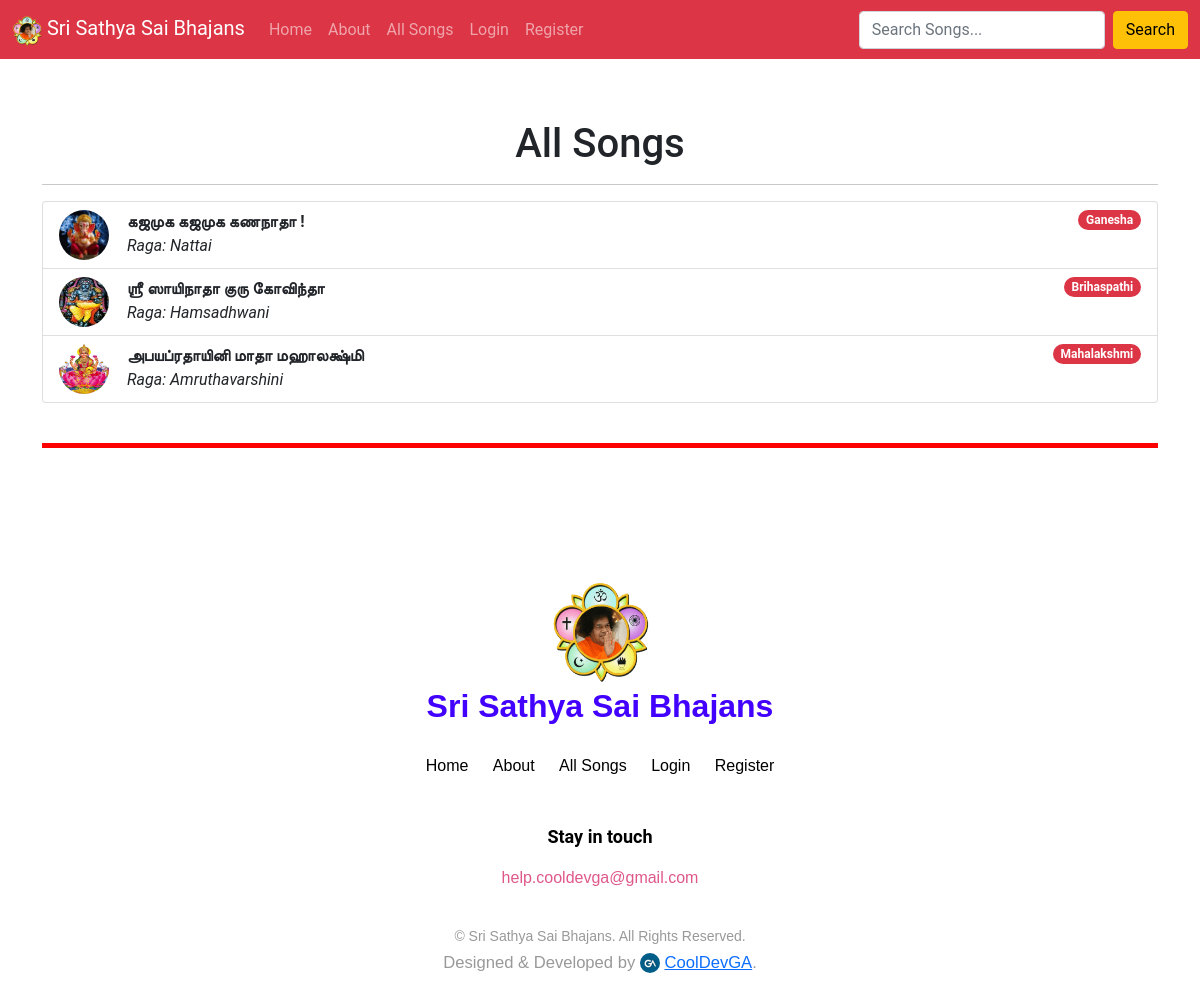
/song/all/, run on the app's committed database.
### home/models.py (models this page shows, shortened)
class Song(models.Model):
    id = models.AutoField(primary_key=True)
    name = models.CharField(max_length=255)
    description = models.TextField()
    Raaga = models.ForeignKey(Raaga, on_delete=models.CASCADE, default=1)
    sort_filter = models.ForeignKey(SortFilter, on_delete=models.CASCADE)
    audio_file = models.FileField(upload_to='media/songs', max_length=10000)
    god = models.ForeignKey(God, on_delete=models.CASCADE, default=1)
    lyrics_pdf = models.FileField(upload_to='lyrics', max_length=1000000000, null=True)
    favourite = models.ManyToManyField(User, related_name='favourite', default=None, blank=True)

class God(models.Model):
     name = models.CharField(max_length=255)
     description = models.TextField()
     image = models.ImageField(upload_to="god_images", default="default.png")

class Raaga(models.Model):
     name = models.CharField(max_length=255)
     description = models.TextField()

### home/views.py (the view)
# urls.py: path('song/all/', SongListView.as_view(), name="all-songs"),
class SongListView(ListView):
    model = Song
    template_name = 'songs/all.html'
    context_object_name = 'songs'

### templates/songs/all.html (shortened to what this page needs)
{% extends 'base.html' %}
{% load static %}
{% block content %}
<br><br><br><br>
    <br>
    <div class="container">
        <h1 align="center">All Songs</h1>
        <hr>
        <ul class="list-group list-group">
          {% for song in songs %}
          <a href="{% url 'song-detail' song.id %}" class="list-group-item list-group-item-action d-flex justify-content-between align-items-start">
            <img style="height: 50px; width: 50px; margin-right: 10px;" class="rounded-circle" src="{{ song.god.image.url }}" alt="Deity Image">
            <div class="ms-2 me-auto">
              <div class="fw-bold d-flex w-100 justify-content-between">
                {{ song.name }}
              </div>
              <i>Raga: {{ song.Raaga.name }}</i>
            </div>
            <span class="badge bg-danger rounded-pill">{{ song.god.name }}
            </span>
          </a>
          {% endfor %}
        </ul>
    </div>
{% endblock content %}

### templates/base.html (style rules this page uses)
body { font-family: "Roboto", -apple-system, BlinkMacSystemFont, "Segoe UI", Roboto, "Helvetica Neue", Arial, "Noto Sans", sans-serif, "Apple Color Emoji", "Segoe UI Emoji", "Segoe UI Symbol", "Noto Color Emoji"; }
h1, h2, h3, h4, h5, h6, .h1, .h2, .h3, .h4, .h5, .h6 { font-family: "Roboto", -apple-system, BlinkMacSystemFont, "Segoe UI", Roboto, "Helvetica Neue", Arial, "Noto Sans", sans-serif, "Apple Color Emoji", "Segoe UI Emoji", "Segoe UI Symbol", "Noto Color Emoji"; }
a { -webkit-transition: .3s all ease; -o-transition: .3s all ease; transition: .3s all ease; }
a, a:hover { text-decoration: none !important; }

### data on the page
Song: god.image (picture), name "கஜமுக கஜமுக கணநாதா !", Raaga.name "Nattai", god.name "Ganesha"
Song: god.image (picture), name "ஶ்ரீ ஸாயிநாதா குரு கோவிந்தா", Raaga.name "Hamsadhwani", god.name "Brihaspathi"
Song: god.image (picture), name "அபயப்ரதாயினி மாதா மஹாலக்ஷ்மி", Raaga.name "Amruthavarshini", god.name "Mahalakshmi"
